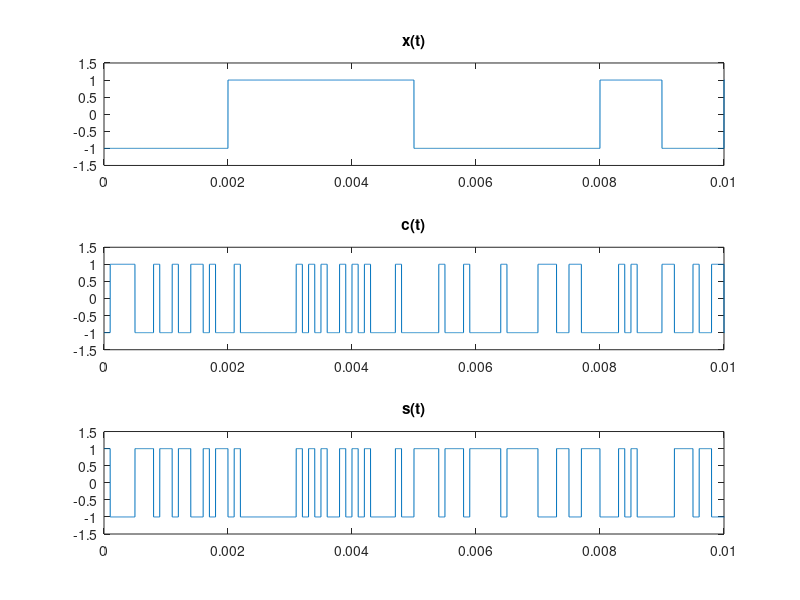
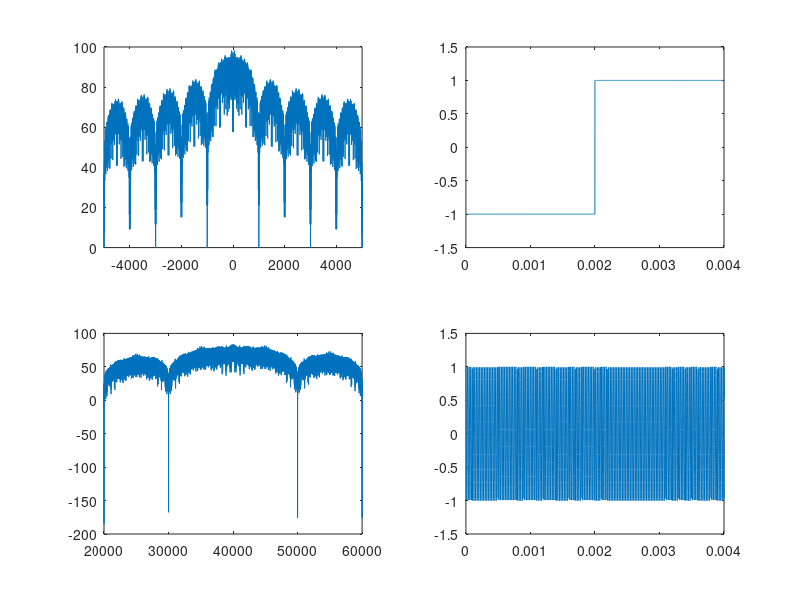

Here is the MATLAB script that generated these plots, in order:
clear all; close all;

%kron(v, [1 1 1]) para fazer um upsample de 3 vezes do v
Nb = 1000;
L = 200;
N = 10;
fc = 40000;
Spc = 100;
Rb = 1000;

Tb = 1/Rb;
Rc = N*Rb;
Tc = 1/Rc;

xn = randi([0 1], 1, Nb);
xn = xn*2-1;

cn = randi([0 1], 1, L);
cn = cn*2-1;

xn = kron(xn, repmat([1], 1, N));
cn = repmat(cn, 1, ((Nb*N)/L));

sn = xn.*cn;
%%
st = kron(sn, repmat([1], 1, Spc));
xt = kron(xn, repmat([1], 1, Spc));
ct = kron(cn, repmat([1], 1, Spc));
%%
t = ((0:length(st)-1)/length(st));

figure(1)
subplot(3,1,1)
plot(t, xt)
title('x(t)')
xlim([0 10*Tb])
ylim([-1.5 1.5])

subplot(3,1,2)
plot(t, ct)
title('c(t)')
xlim([0 10*Tb])
ylim([-1.5 1.5])

subplot(3,1,3)
plot(t,st)
title('s(t)')
xlim([0 10*Tb])
ylim([-1.5 1.5])

%%
sBPSK = cos(2*pi*fc*t).*st;

fs = N*Spc*Rb; 

f = -fs/2:fs/length(t):fs/2-1;

figure(2)
fft_x = fftshift(20*log10(abs(fft(xt))));
subplot(2,2,1)
plot(f, fft_x)
xlim([-5000 5000])
ylim([0 100])

subplot(2,2,2)
plot(t, xt)
xlim([0 4*Tb])
ylim([-1.5 1.5])

fft_sBPSK = fftshift(20*log10(abs(fft(sBPSK))));
subplot(2,2,3)
plot(f, fft_sBPSK)
xlim([20000 60000])

subplot(2,2,4)
plot(t, sBPSK)
xlim([0 4*Tb])
ylim([-1.5 1.5])
